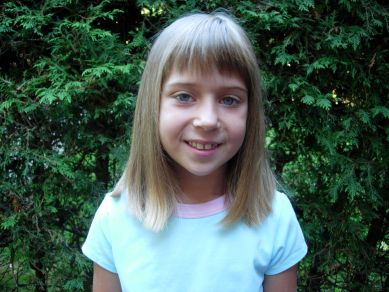
//> input picture opencvLearn4/1.jpg, 389 x 292 px
$ ./imgFuShi   (built with g++ and OpenCV 4)
//> lines starting //> are read from the running program, lines starting //| are printed output that depends on the picture
#include<opencv2/highgui/highgui.hpp>//OpenCV highgui模块头文件
#include<opencv2/imgproc/imgproc.hpp>//OpenCV 图像处理头文件

using namespace cv;

int main() {
	Mat srcImage = imread("1.jpg");
//> srcImage is the input picture: 292 rows x 389 cols, CV_8UC3; mean B, G, R 82.6, 92.5, 70.9
	imshow("原图", srcImage);

	//图像腐蚀
	//进行腐蚀操作,腐蚀就是用图像中的暗色部分腐蚀掉图像中亮色部分
	Mat element = getStructuringElement(MORPH_RECT, Size(15, 15));//指定腐蚀的形状和大小
	Mat dstImage;
	erode(srcImage, dstImage, element);//腐蚀
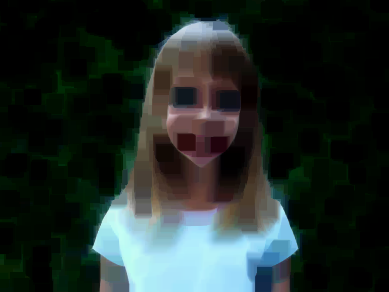
//> dstImage: 292 rows x 389 cols, CV_8UC3; mean B, G, R 40.6, 43.7, 33.9

	imshow("腐蚀效果图", dstImage);
	waitKey(0);

	//图像模糊
	Mat dstImage1;
	blur(srcImage, dstImage1, Size(7, 7));//均值滤波操作
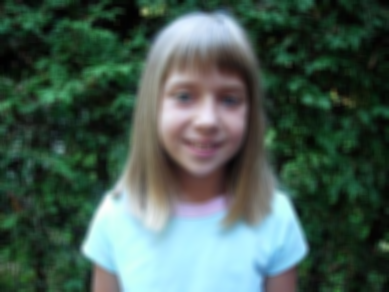
//> dstImage1: 292 rows x 389 cols, CV_8UC3; mean B, G, R 82.7, 92.5, 70.9
	imshow("滤波效果图", dstImage1);
	waitKey(0);

	//Canny边缘检测
	Mat edge, grayImage;
	cvtColor(srcImage, grayImage, CV_BGR2GRAY);//将源图像转换位灰度图像
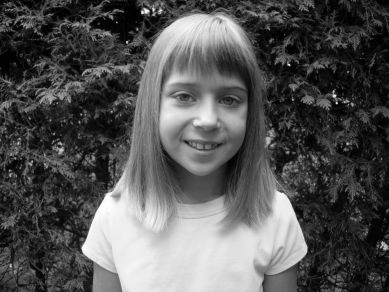
//> grayImage: 292 rows x 389 cols, CV_8UC1; min 0, max 255, mean 84.9
	blur(grayImage, edge, Size(3, 3));//先用3x3的内核进行降噪
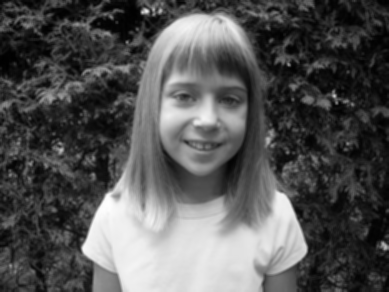
//> edge: 292 rows x 389 cols, CV_8UC1; min 0, max 254, mean 84.9
	Canny(edge, edge, 3, 9, 3);//运行Canny算子
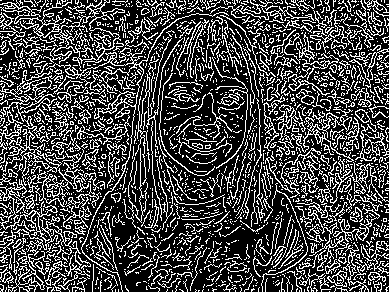
//> edge: 292 rows x 389 cols, CV_8UC1; 27.8% white in thin lines or dots
	imshow("边缘检测", edge);
	waitKey(0);

	return 0;
}
